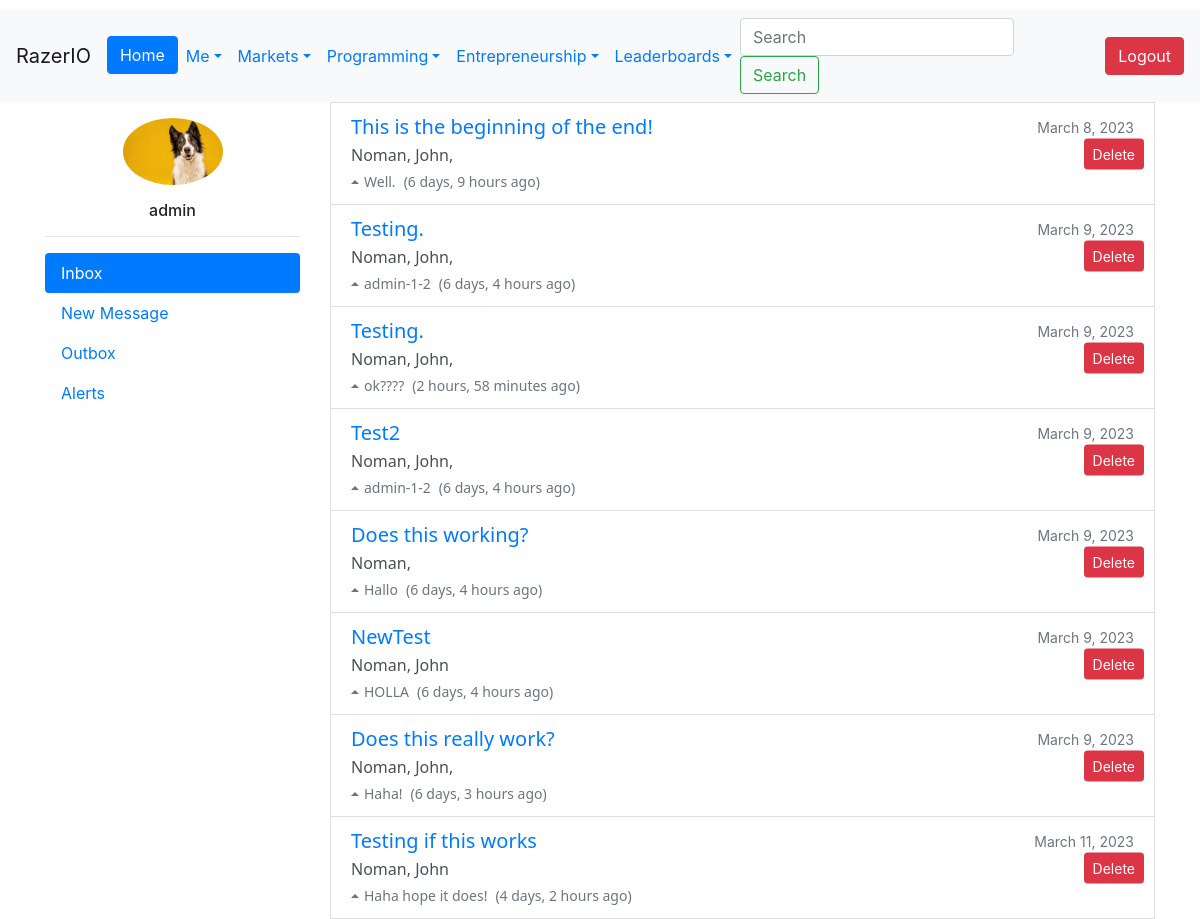
Page /inbox/ (signed in) on the committed database.
### Users/models.py (models this page shows, shortened)
class CustomUser(AbstractUser):
    Bio = models.CharField(max_length=240, default='')
    Salary = models.IntegerField(default=0)
    Company = models.ForeignKey('Company.Company', on_delete=models.CASCADE,
                                   null=True, blank=True)
    Country = models.ForeignKey(Country, on_delete=models.CASCADE, null=True)
    Region = models.ForeignKey(Region, on_delete=models.CASCADE, null=True)
    ProfilePic = models.ImageField(upload_to=upload_to, null=True, blank=True)
    Skill = models.ManyToManyField(Skill, through="User_Skill")
    Company_Verified_Email = models.BooleanField(default=False)
    badges = models.JSONField(default=dict)
    def __str__(self):
        return self.username

### MessagingAlerts/models.py (models this page shows, shortened)
class Conversation(models.Model):
    participants = models.ManyToManyField(User, through='Participant', related_name='conversations')
    created_at = models.DateTimeField(auto_now_add=True)
    subject = models.TextField(max_length=256, blank=True, null=True)

class Message(models.Model):
    sender = models.ForeignKey(User, on_delete=models.CASCADE, related_name='send_messages')
    content = models.TextField(max_length=10000)
    timestamp = models.DateTimeField(auto_now_add=True)
    conversation = models.ForeignKey(Conversation, on_delete=models.CASCADE)

### MessagingAlerts/views.py (the view)
# urls.py: path('inbox/', inbox, name='inbox'),
def inbox(request, user_id=None):
    user = request.user
    unread_alerts = Alert.objects.filter(recipient=request.user, read=False)
    participant_conversation_ids = Participant.objects.filter(user=request.user).values_list('conversation', flat=True)
    conversations = Conversation.objects.filter(id__in=participant_conversation_ids)
    outmessages = Message.objects.filter(sender=user).select_related('conversation')
    recipient = None
    if user_id:
        recipient = get_object_or_404(User, id=user_id)
    if request.method == 'POST':
        form = StartNewConversationForm(request.POST, user=user)
        if form.is_valid():
            form.save(sender=user)
            messages.success(request, 'Conversation started successfully.')
            return redirect('inbox')
    else:
        form = StartNewConversationForm(user=user, recipient=recipient)
    context = {
        'conversations':conversations,
        'participantids':participant_conversation_ids,
        'form':form,
        'alerts':unread_alerts,
        'outmessages':outmessages,
        }
    return render(request, 'inbox.html', context=context)

### MessagingAlerts/forms.py (shortened to what this page needs)
class StartNewConversationForm(forms.ModelForm):
    subject = forms.CharField(max_length=256, required=False)
    message = forms.CharField(max_length=10000)
    participants = forms.ModelMultipleChoiceField(queryset=User.objects.none())
    class Meta:
        model = Conversation
        fields = ['participants', 'subject']
    def __init__(self, *args, **kwargs):
        user = kwargs.pop('user')
        recipient = kwargs.pop('recipient', None)
        super().__init__(*args, **kwargs)
        self.fields['participants'].queryset = User.objects.filter(
            Q(followers__User=user) & Q(following__Following_User_ID=user)
        ).exclude(id=user.id)
        if recipient:
            self.fields['participants'].initial = [recipient]

### templates/inbox.html (shortened to what this page needs)
{% extends 'base.html' %}
{% load static %}
{% load humanize %}
{% block head %}
<link href="https://cdn.jsdelivr.net/npm/select2@4.1.0-rc.0/dist/css/select2.min.css" rel="stylesheet" />
<link href="https://cdn.jsdelivr.net/npm/@ttskch/select2-bootstrap4-theme@1.5.2/dist/select2-bootstrap4.min.css" rel="stylesheet">
{% endblock %}
{% block content %}
<div class="container">
  <div class="row">
    <div class="col-12 col-md-4 col-lg-3">
      <div class="nav flex-column nav-pills me-3 custom1" id="v-pills-tab" role="tablist" aria-orientation="vertical">
        <div class="pt-3">
          {% if request.user.ProfilePic %}
            <img src="{{ request.user.ProfilePic.url }}" alt="Profile Image" class="rounded-circle mx-auto d-block img-fluid" width="100">
          {% else %}
            <img src="{% static 'img/pfp.jpg' %}" alt="Profile Image" class="rounded-circle mx-auto d-block img-fluid" width="100">
          {% endif %}
          <h6 class="text-center mt-3">{{ request.user.username }}</h6>
          <hr>
        </div>
        <a class="nav-link active" id="v-pills-home-tab" data-toggle="pill" href="#v-pills-home" role="tab" aria-controls="v-pills-home" aria-selected="true">Inbox</a>
        <a class="nav-link" id="v-pills-profile-tab" data-toggle="pill" href="#v-pills-profile" role="tab" aria-controls="v-pills-profile" aria-selected="false">New Message</a>
        <a class="nav-link" id="v-pills-messages-tab" data-toggle="pill" href="#v-pills-messages" role="tab" aria-controls="v-pills-messages" aria-selected="false">Outbox</a>
        <a class="nav-link" id="v-pills-settings-tab" data-toggle="pill" href="#v-pills-settings" role="tab" aria-controls="v-pills-settings" aria-selected="false">Alerts</a>
      </div>
    </div>
<div class="col-12 col-md-8 col-lg-9">
    <div class="tab-content custom2" id="v-pills-tabContent">
<div class="tab-pane fade show active" id="v-pills-home" role="tabpanel" aria-labelledby="v-pills-home-tab">
    {% for conversation in conversations %}
        <div class="list-group-item list-group-item-action{% if conversation.is_read %} read{% endif %} position-relative">
            <div class="d-flex w-100 justify-content-between align-items-start">
                <div class="font-matching">
                    <h5 class="mb-1"><a href="{% url 'conversation' id=conversation.id %}">{{ conversation.subject }}</a></h5>
                    <p class="mb-1">
                        {% for participant in conversation.participants.all|slice:"5" %}
                            {{ participant.first_name }}{% if not forloop.last %}, {% endif %}
                        {% endfor %}
                    </p>
                    <small class="text-muted d-flex align-items-center">
                        <span class="arrow-up"></span>
                        {{ conversation.message_set.last.content|truncatechars:50 }}
                        <span class="ml-2">({{ conversation.message_set.last.timestamp|timesince }} ago)</span>
                    </small>
                </div>
                <div class="text-muted">
                    <small>{{ conversation.created_at|date:"F j, Y" }}</small><br>
                </div>
            </div>
            <a href="#" class="btn btn-danger btn-sm position-absolute" style="right: 10px; top: 50%; transform: translateY(-50%);">Delete</a>
        </div>
    {% empty %}
        <p>No messages yet.</p>
    {% endfor %}
</div>
    </div>
</div>
  </div>
</div>
{% endblock %}

### templates/inbox.html (style rules this page uses)
.tab-content { height: auto; }
.font-matching { font-family: 'Segoe UI', Tahoma, Geneva, Verdana, sans-serif; }
.arrow-up { display: inline-block; width: 0; height: 0; border-left: 4px solid transparent; border-right: 4px solid transparent; border-bottom: 4px solid currentColor; margin-right: 5px; }

### rows in the picture
CustomUser: user.ProfilePic (picture), user.username "admin", first_name "Noman"
Conversation: subject "This is the beginning of the end!", message_set.last.content "Well.", message_set.last.timestamp "6 days, 9 hours", created_at "March 8, 2023"
CustomUser: first_name "John"
Conversation: subject "Testing.", message_set.last.content "admin-1-2", message_set.last.timestamp "6 days, 4 hours", created_at "March 9, 2023"
Conversation: subject "Testing.", message_set.last.content "ok????", message_set.last.timestamp "2 hours, 58 minutes", created_at "March 9, 2023"
Conversation: subject "Test2", message_set.last.content "admin-1-2", message_set.last.timestamp "6 days, 4 hours", created_at "March 9, 2023"
Conversation: subject "Does this working?", message_set.last.content "Hallo", message_set.last.timestamp "6 days, 4 hours", created_at "March 9, 2023"
Conversation: subject "NewTest", message_set.last.content "HOLLA", message_set.last.timestamp "6 days, 4 hours", created_at "March 9, 2023"
Conversation: subject "Does this really work?", message_set.last.content "Haha!", message_set.last.timestamp "6 days, 3 hours", created_at "March 9, 2023"
Conversation: subject "Testing if this works", message_set.last.content "Haha hope it does!", message_set.last.timestamp "4 days, 2 hours", created_at "March 11, 2023"
